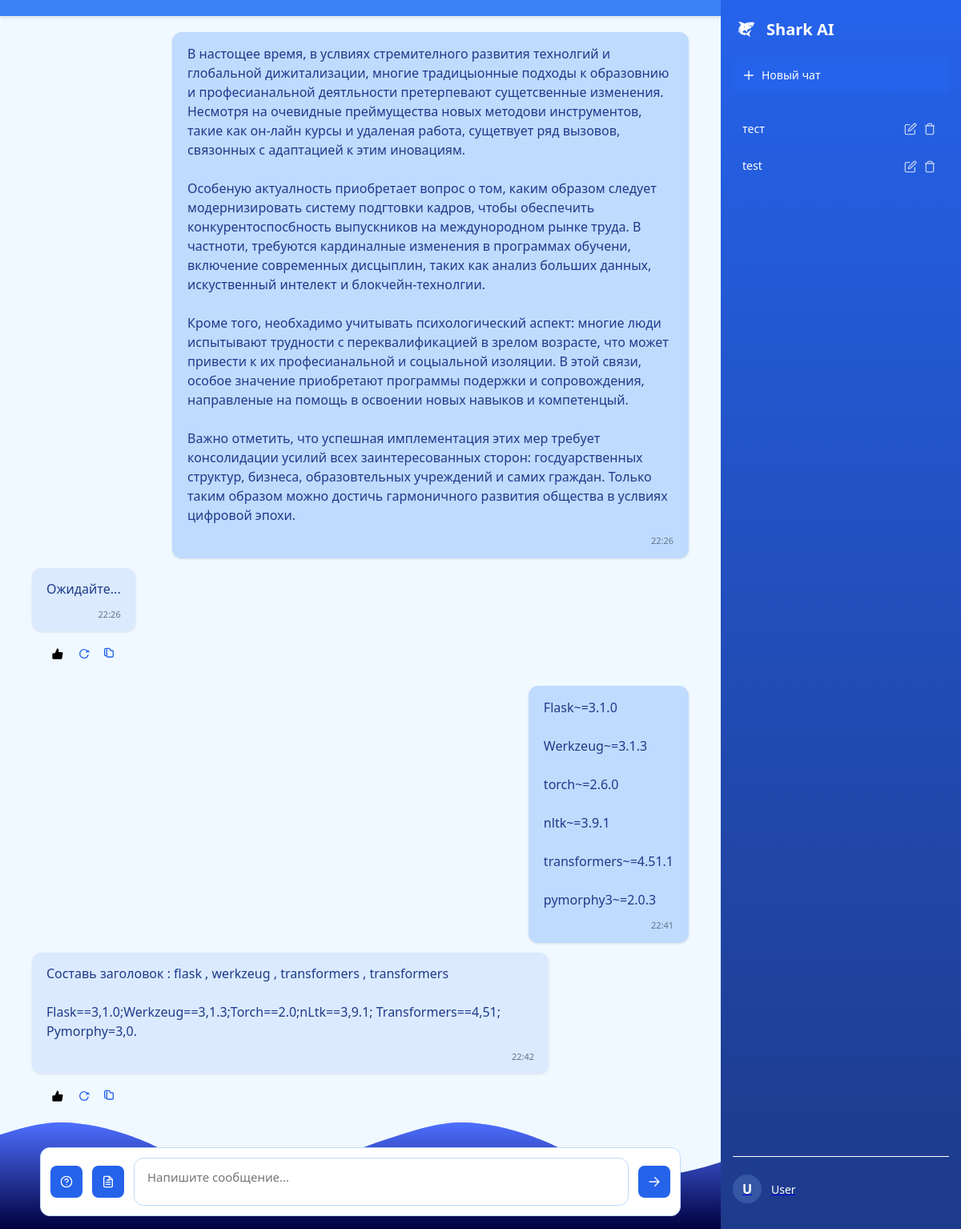
Screenshot of /main?chat_id=3 (signed in) with the database file from the repository.
### app.py (models this page shows)
class Message(db.Model):
    id = db.Column(db.Integer, primary_key=True)
    chat_id = db.Column(db.Integer, db.ForeignKey('chat.id'))
    content = db.Column(db.Text)
    is_user = db.Column(db.Boolean)
    timestamp = db.Column(db.DateTime, default=datetime.datetime.now)

class Chat(db.Model):
    id = db.Column(db.Integer, primary_key=True)
    user_id = db.Column(db.Integer, db.ForeignKey('user.id'))
    title = db.Column(db.String(100))
    created_at = db.Column(db.DateTime, default=datetime.datetime.now)

### app.py (the view, shortened to what this page needs)
@app.route('/main', methods=['GET', 'POST'])
@login_required
def index():
    chat_id = request.args.get('chat_id')
    user_chats = Chat.query.filter_by(user_id=current_user.id).order_by(Chat.created_at.desc()).all()
    if not chat_id and user_chats:
        chat_id = user_chats[0].id
    messages = []
    if chat_id:
        messages = Message.query.filter_by(chat_id=chat_id).order_by(Message.timestamp.asc()).all()
    return render_template('index.html', chats=user_chats, messages=messages, current_chat_id=chat_id)

### app.py (called while the page is built)
@login_manager.user_loader
def load_user(user_id):
    return User.query.get(int(user_id))

### templates/index.html (shortened to what this page needs)
<!DOCTYPE html>
<html lang="ru">
<head>
    <link rel="stylesheet" href="../static/css/index.css">
</head>
<body>
    <div class="main-content">
        {% if current_chat_id %}
        <header class="chat-header">
        </header>
        {% endif %}
        <div class="chat-container" id="chatContainer">
            {% if not messages %}
            <div class="welcome-screen" id="welcomeScreen">
                <div class="welcome-logo">
                    <svg version="1.0" xmlns="http://www.w3.org/2000/svg" width="64" height="64" viewBox="0 0 1024.000000 1024.000000" preserveAspectRatio="xMidYMid meet">
                        <g transform="translate(0.000000,1024.000000) scale(0.100000,-0.100000)" fill="#1e3a8a" stroke="none">
                            <path d="M2575 7884 c-75 -8 -290 -46 -304 -53 -9 -6 1 -16 34 -36 95 -55 293 -212 391 -310 127 -126 217 -249 293 -395 100 -194 146 -361 156 -556 l5 -97 -108 -111 c-455 -470 -699 -1047 -737 -1741 l-7 -120 53 60 c90 104 370 377 459 449 127 101 307 218 433 280 101 50 230 105 217 93 -3 -3 -61 -49 -130 -102 -498 -390 -844 -758 -1119 -1192 -72 -114 -213 -373 -203 -373 3 0 26 13 51 29 218 137 617 380 708 430 230 126 481 227 743 299 224 61 227 59 45 -31 -293 -145 -562 -297 -830 -471 -66 -43 -122 -80 -123 -81 -7 -6 100 -157 172 -242 348 -415 836 -712 1364 -829 107 -23 133 -33 195 -74 156 -103 384 -200 509 -216 l53 -7 -18 24 c-34 48 -96 155 -112 192 -14 35 -14 37 2 37 10 0 133 9 273 21 437 35 548 28 679 -41 31 -17 126 -82 211 -146 378 -282 629 -425 905 -516 84 -27 244 -67 273 -68 7 0 -21 48 -61 107 -240 349 -379 702 -403 1024 -7 100 -1 123 111 385 158 369 337 693 598 1083 42 63 75 116 73 118 -8 8 -212 -74 -352 -142 -150 -73 -357 -204 -489 -310 -93 -74 -323 -285 -376 -343 -105 -117 -361 -370 -427 -423 -92 -74 -183 -125 -280 -157 -69 -23 -94 -26 -232 -26 -121 -1 -167 3 -211 16 l-56 18 63 157 c35 86 63 158 61 159 -2 2 -57 -12 -123 -32 -152 -45 -290 -78 -438 -104 -110 -20 -120 -20 -165 -5 -79 26 -211 114 -292 194 -159 160 -177 291 -61 457 126 178 345 324 623 415 l126 41 69 -27 c129 -51 222 -114 329 -220 71 -71 113 -123 144 -178 54 -95 107 -249 118 -337 l8 -64 69 79 c218 252 326 532 326 841 l0 113 58 17 c152 44 442 164 657 271 518 258 903 576 995 821 24 62 25 100 6 146 -40 97 -188 140 -481 139 -297 0 -492 -30 -1055 -159 -14 -3 29 25 95 61 405 227 812 336 1199 322 214 -8 323 -43 374 -120 24 -36 27 -50 26 -121 0 -59 -7 -101 -25 -153 -14 -39 -20 -69 -15 -66 38 21 159 129 234 208 176 183 320 397 472 700 139 278 210 484 210 613 0 59 -3 67 -33 97 -53 53 -228 97 -507 127 -189 20 -863 17 -1100 -5 -773 -72 -1395 -208 -2086 -458 l-191 -69 -108 80 c-399 297 -893 503 -1412 586 -95 15 -506 27 -598 18z m4268 -770 c-62 -73 -145 -141 -208 -170 -82 -39 -137 -32 -410 48 -77 22 -144 44 -148 48 -12 10 223 86 323 104 119 21 135 23 323 24 l169 2 -49 -56z m-2104 -739 c-22 -108 -25 -295 -5 -405 17 -96 55 -206 110 -325 25 -52 41 -95 36 -95 -15 0 -130 111 -174 169 -132 171 -152 361 -61 567 24 55 105 188 110 182 1 -2 -6 -43 -16 -93z"/>
                        </g>
                    </svg>
                </div>
                <div class="welcome-text">
                    <h2>Привет! Меня зовут Shark AI</h2>
                    <p>Чем я могу вам помочь?</p>
                </div>
            </div>
            {% else %}
            {% for message in messages %}
            <div class="message {% if message.is_user %}user-message{% else %}assistant-message{% endif %}" data-message-id="{{ message.id }}">
                <div class="message-content">{{ message.content|replace('\n', '<br>')|safe }}</div>
                <div class="timestamp">{{ message.timestamp.strftime('%H:%M') }}</div>
            </div>
            {% if not message.is_user %}
            <div class="like-container" id="like-container-{{ message.id }}">
            </div>
            {% endif %}
            {% endfor %}
            {% endif %}
        </div>
        <div class="ocean">
            <div class="wave"></div>
        </div>
        <div class="input-container">
            <form method="POST" action="/main" class="input-area" enctype="multipart/form-data" id="messageForm">
                <button type="button" class="help-input-btn">
                </button>
                <button type="button" class="attach-btn">
                </button>
                <textarea name="message" id="userInput" placeholder="Напишите сообщение..." rows="1"></textarea>
                <button type="submit" class="send-btn" id="sendBtn">
                    <svg width="16" height="16" viewBox="0 0 24 24" fill="none" xmlns="http://www.w3.org/2000/svg">
                        <path d="M3 12L21 12M21 12L13 4M21 12L13 20" stroke="white" stroke-width="2" stroke-linecap="round" stroke-linejoin="round"/>
                    </svg>
                </button>
            </form>
        </div>
    </div>
    <div class="sidebar">
        <div class="logo">
            Shark AI
        </div>
        <button class="new-chat-btn">
            <svg width="16" height="16" viewBox="0 0 24 24" fill="none" xmlns="http://www.w3.org/2000/svg">
                <path d="M12 4V20M4 12H20" stroke="currentColor" stroke-width="2" stroke-linecap="round"/>
            </svg>
            Новый чат
        </button>
        <ul class="history-list">
            {% for chat in chats %}
            <li class="history-item" data-chat-id="{{ chat.id }}">
                <span class="chat-title">{{ chat.title }}</span>
                <button class="edit-chat-btn" data-chat-id="{{ chat.id }}">
                    <svg width="16" height="16" viewBox="0 0 24 24" fill="none" xmlns="http://www.w3.org/2000/svg">
                        <path d="M11 4H4a2 2 0 0 0-2 2v14a2 2 0 0 0 2 2h14a2 2 0 0 0 2-2v-7" stroke="currentColor" stroke-width="2"/>
                        <path d="M18.5 2.5a2.121 2.121 0 0 1 3 3L12 15l-4 1 1-4 9.5-9.5z" stroke="currentColor" stroke-width="2"/>
                    </svg>
                </button>
                <button class="delete-chat-btn" data-chat-id="{{ chat.id }}">
                    <svg width="16" height="16" viewBox="0 0 24 24" fill="none" xmlns="http://www.w3.org/2000/svg">
                        <path d="M3 6h18M8 6V4a2 2 0 0 1 2-2h4a2 2 0 0 1 2 2v2m3 0v14a2 2 0 0 1-2 2H7a2 2 0 0 1-2-2V6h14z" stroke="currentColor" stroke-width="2"/>
                    </svg>
                </button>
            </li>
            {% endfor %}
        </ul>
        <div class="profile-separator"></div>
        <a class="profile-link" href="{{ url_for('profile') }}"><div class="profile">
            <div class="profile-icon">U</div>
            <div class="profile-name">User</div>
        </div></a>
        <div class="bubbles">
        </div>
    </div>
</body>
</html>

### rows the page displays
Message: content "В настощее время, в услвиях стремителного развития технолгий и глобальной дижитализации, многие традицыонные подходы к образовнию и професианальной деятльности претерпевают сущетсвенные изменения. Несмотря на очевидные преймущества новых методови инструментов, такие как он-лайн курсы и удаленая работа, сущетвует ряд вызовов, связонных с адаптацией к этим иновациям. Особеную актуалность приобретает вопрос о том, каким образом следует модернизировать систему подгтовки кадров, чтобы обеспечить конкурентоспосбность выпускников на междунородном рынке труда. В частноти, требуются кардиналные изменения в программах обучени, включение современных дисцыплин, таких как анализ больших данных,…", timestamp "22:26"
Message: content "Ожидайте...", timestamp "22:26"
Message: content "Flask~=3.1.0 Werkzeug~=3.1.3 torch~=2.6.0 nltk~=3.9.1 transformers~=4.51.1 pymorphy3~=2.0.3", timestamp "22:41"
Message: content "Составь заголовок : flask , werkzeug , transformers , transformers Flask==3,1.0;Werkzeug==3,1.3;Torch==2.0;nLtk==3,9.1; Transformers==4,51; Pymorphy=3,0.", timestamp "22:42"
Chat: title "тест"
Chat: title "test"
